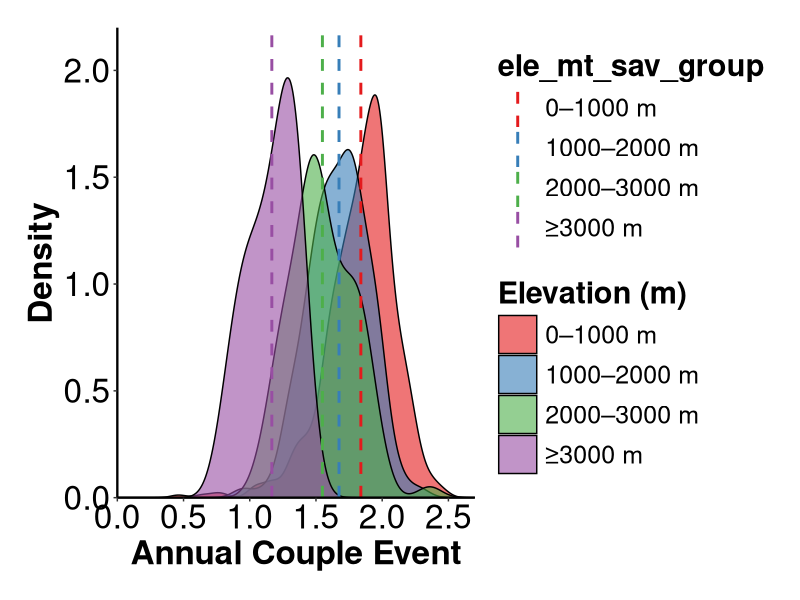

Write R code to recreate this figure.
setwd("..")
library(readr) 
library(dplyr)
library(ggplot2)

# ===============================
# 读取数据（Code Ocean 路径）
# ===============================
data1 <- read_csv("data/Watershed_attraibutes/arrtibute796.csv")

data = read_csv("data/ARCH_frequency_by_time_gap/time_gap=5.csv")
data2 <- dplyr::select(data, -year, -MEAN, -STD)

# 2) 计算剩余每列的均值（忽略NA）
col_means <- sapply(data2, function(x) mean(x, na.rm = TRUE))
# 合并所需变量
merged_data <- data.frame(
  ele_mt_sav = data1$ele_mt_sav,
  annual_couple_event = col_means
)

# ===============================
# 海拔分组
# ===============================
merged_data <- merged_data %>%
  mutate(
    ele_mt_sav_group = cut(
      ele_mt_sav,
      breaks = c(0, 1000, 2000, 3000, Inf),
      labels = c("0–1000 m", "1000–2000 m", "2000–3000 m", "≥3000 m"),
      right = FALSE
    )
  )

# 计算每个海拔区间的均值
mean_values <- merged_data %>%
  group_by(ele_mt_sav_group) %>%
  summarise(
    mean_event = mean(annual_couple_event, na.rm = TRUE),
    .groups = "drop"
  )

# ===============================
# 绘图
# ===============================
p1 <- ggplot(merged_data, aes(x = annual_couple_event, fill = ele_mt_sav_group)) +
  geom_density(alpha = 0.6) +
  geom_vline(
    data = mean_values,
    aes(xintercept = mean_event, color = ele_mt_sav_group),
    linetype = "dashed",
    size = 1
  ) +
  scale_fill_brewer(palette = "Set1") +
  scale_color_brewer(palette = "Set1") +
  labs(
    x = "Annual Couple Event",
    y = "Density",
    fill = "Elevation (m)"
  ) +
  scale_y_continuous(
    limits = c(0, 2.2),
    expand = c(0, 0)
  ) +
  scale_x_continuous(
    limits = c(0, 2.7),
    expand = c(0, 0)
  ) +
  theme_classic() +
theme(
  axis.title.x = element_text(face = "bold", size = 24),
  axis.title.y = element_text(face = "bold", size = 24),
  axis.text = element_text(size = 24, color = "black"),
  axis.line = element_line(color = "black", linewidth = 0.8),

  legend.title = element_text(size = 22, face = "bold"),   # ← 调大这里
  legend.text = element_text(size = 18),
  legend.key.size = unit(2, "lines"),

  panel.grid = element_blank(),
  panel.background = element_rect(fill = "white"),
  plot.margin = margin(20, 20, 20, 20)
)

dir.create("results/Fig2", recursive = TRUE, showWarnings = FALSE)
ggsave("/results/Fig2/Fig2c.png",
       p1,
       dpi = 600,
       width = 12,
       height = 10)
